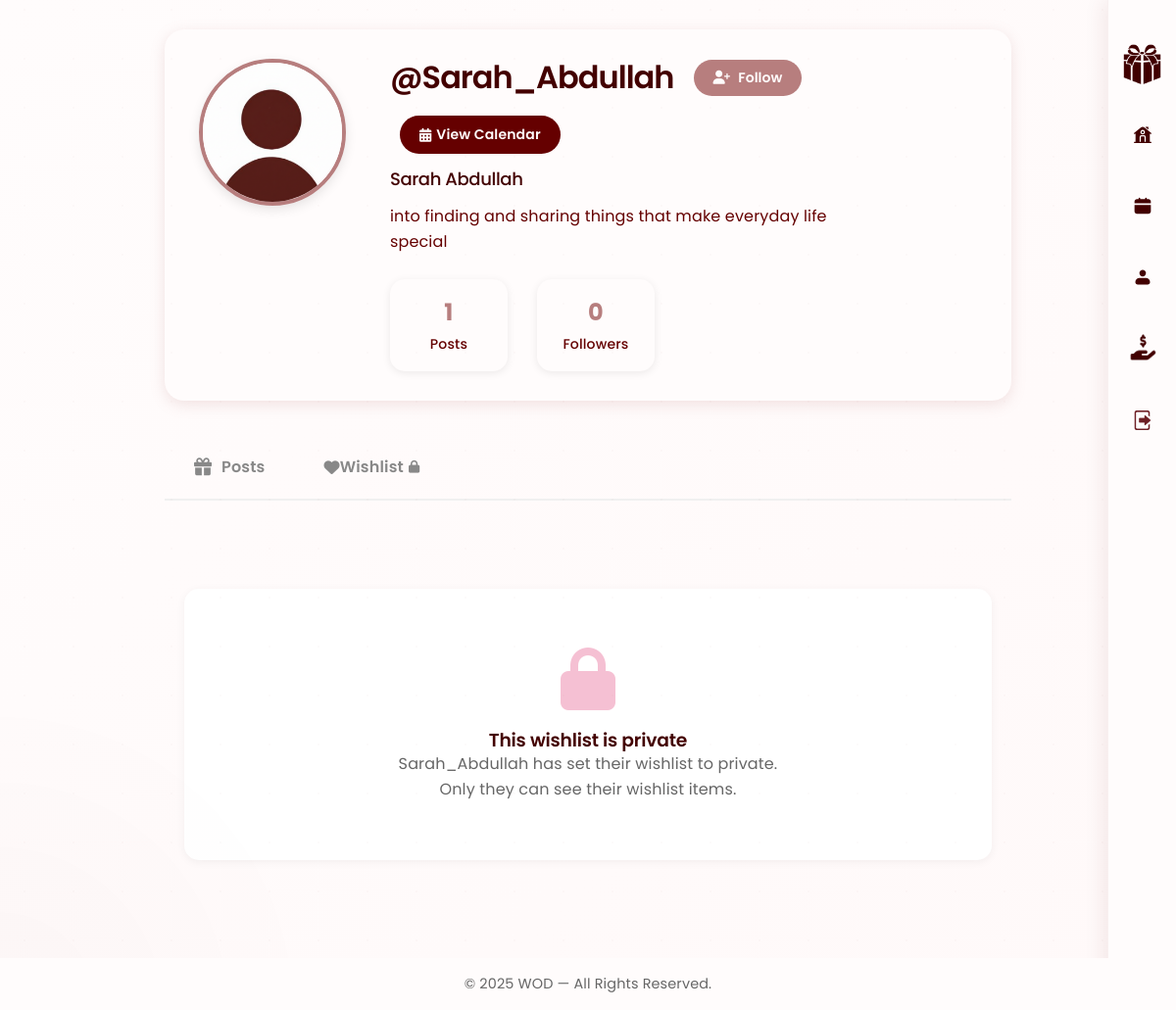
The app's page /friend-wishlist.php?username=Sarah_Abdullah (signed in) with its own data.
### tables this page shows
CREATE TABLE `users` (
  `username` varchar(50) NOT NULL,
  `name` varchar(100) NOT NULL,
  `photo_url` varchar(255) DEFAULT NULL,
  `bio` text,
  `user_type` enum('user','store') DEFAULT 'user',
  `email` varchar(100) NOT NULL,
  `password` varchar(255) NOT NULL,
  `created_at` timestamp NOT NULL DEFAULT CURRENT_TIMESTAMP
);

### friend-wishlist.php (the view, shortened to what this page needs)
<?php
require_once 'config.php';
$friend_username = $_GET['username'];
$current_user = getCurrentUser();
$stmt = $pdo->prepare("SELECT * FROM users WHERE username = ?");
$stmt->execute([$friend_username]);
$friend = $stmt->fetch(PDO::FETCH_ASSOC);
$stmt = $pdo->prepare("SELECT * FROM wishlists WHERE username = ?");
$stmt->execute([$friend_username]);
$wishlist = $stmt->fetch(PDO::FETCH_ASSOC);
$stmt = $pdo->prepare("SELECT * FROM friends WHERE (username_1 = ? AND username_2 = ?) OR (username_1 = ? AND username_2 = ?)");
$stmt->execute([$current_user, $friend_username, $friend_username, $current_user]);
$is_following = $stmt->rowCount() > 0;
$can_view_wishlist = false;
$stmt = $pdo->prepare("SELECT COUNT(*) as post_count FROM posts WHERE username = ?");
$stmt->execute([$friend_username]);
$post_count = $stmt->fetch(PDO::FETCH_ASSOC)['post_count'];
$stmt = $pdo->prepare("SELECT COUNT(*) as follower_count FROM friends WHERE username_2 = ?");
$stmt->execute([$friend_username]);
$follower_count = $stmt->fetch(PDO::FETCH_ASSOC)['follower_count'];
?>
<!DOCTYPE html>
<html lang="en">
    <head>
        <link rel="stylesheet" href="style.css">
        <link rel="stylesheet" href="https://cdnjs.cloudflare.com/ajax/libs/font-awesome/6.5.0/css/all.min.css">
    </head>
    <body>
        <div class="sidebar">
            <div class="sidebar-icons">
                <a href="#" class="sidebar-icon logo-icon">
                    <img src="images/logo.png" alt="WOD Logo" class="sidebar-logo" />
                </a>
                <a href="posts.php" class="sidebar-icon">
                    <img src="images/icons/home.svg" alt="Home" class="sidebar-icon-img" />
                </a>
                <a href="calendar.php" class="sidebar-icon">
                    <img src="images/icons/calender.svg" alt="calendar" class="sidebar-icon-img" />
                </a>
                <a href="profile.php" class="sidebar-icon">
                    <img src="images/icons/profile.svg" alt="Profile" class="sidebar-icon-img" />
                </a>
                <a href="group_dashboard.php" class="sidebar-icon">
                    <img src="images/icons/groups.png?v=2" alt="Groups" class="sidebar-icon-img" />
                </a>
                <a href="logout.php" class="sidebar-icon" onclick="return confirm('Are you sure you want to log out?')">
                    <img src="images/icons/logout.png" alt="Logout" class="sidebar-icon-img" />
                </a>
            </div>
        </div>
        <main class="profile-container">
            <section class="profile-header">
                <div class="profile-pic-container">
                    <img src="<?php echo htmlspecialchars($friend['photo_url'] ?? 'images/Default.jpg'); ?>" alt="Profile Picture" class="profile-pic">
                </div>
                <div class="profile-info">
                    <div class="profile-name-section">
                        <h1 class="username">@<?php echo htmlspecialchars($friend['username']); ?></h1>
                        <form method="POST" style="display: inline;">
                            <?php if ($is_following): ?>
                                <button type="submit" name="action" value="unfollow" class="friend-action-btn unfollow-btn">
                                    <i class="fas fa-user-minus" style="margin-right: 5px;"></i> Unfollow
                                </button>
                            <?php else: ?>
                                <button type="submit" name="action" value="follow" class="friend-action-btn">
                                    <i class="fas fa-user-plus" style="margin-right: 5px;"></i> Follow
                                </button>
                            <?php endif; ?>
                        </form>
                        <a href="friend_calendar.php?username=<?php echo urlencode($friend_username); ?>" class="calendar-link-btn">
                            <i class="fas fa-calendar-alt"></i> View Calendar
                        </a>
                    </div>
                    <h2 class="full-name"><?php echo htmlspecialchars($friend['name']); ?></h2>
                    <p class="bio"><?php echo htmlspecialchars($friend['bio'] ?? 'No bio yet.'); ?></p>
                    <div class="profile-stats">
                        <div class="stat">
                            <span class="stat-number"><?php echo $post_count; ?></span>
                            <span class="stat-label">Posts</span>
                        </div>
                        <div class="stat">
                            <span class="stat-number"><?php echo $follower_count; ?></span>
                            <span class="stat-label">Followers</span>
                        </div>
                    </div>
                </div>
            </section>
            <section class="profile-tabs">
                <div class="tabs-container">
                    <a href="friend_profile.php?username=<?php echo urlencode($friend_username); ?>" class="tab" data-tab="posts">
                        <i class="fas fa-gift"></i> Posts
                    </a>
                    <?php if ($wishlist && $wishlist['visibility'] == 1): ?>
                        <a href="friend-wishlist.php?username=<?php echo urlencode($friend_username); ?>" class="tab active" data-tab="wishlist">
                            <i class="fas fa-heart"></i> Wishlist
                        </a>
                    <?php else: ?>
                        <span class="wishlist-private-tab" title="<?php echo $wishlist ? 'Wishlist is private' : 'No wishlist'; ?>">
                            <i class="fas fa-heart"></i> Wishlist
                            <?php if ($wishlist && $wishlist['visibility'] == 0): ?>
                                <i class="fas fa-lock" style="margin-left: 5px; font-size: 0.8em;"></i>
                            <?php endif; ?>
                        </span>
                    <?php endif; ?>
                </div>
            </section>
            <section class="profile-posts" id="wishlist-tab">
                <div class="posts-grid">
                    <?php if (!$wishlist): ?>
                        <div class="no-wishlist-message">
                            <i class="fas fa-exclamation-circle"></i>
                            <h3>No wishlist found</h3>
                            <p><?php echo htmlspecialchars($friend['username']); ?> hasn't created a wishlist yet.</p>
                        </div>
                    <?php elseif (!$can_view_wishlist): ?>
                        <div class="private-wishlist-message">
                            <i class="fas fa-lock"></i>
                            <h3>This wishlist is private</h3>
                            <p><?php echo htmlspecialchars($friend['username']); ?> has set their wishlist to private.</p>
                            <p>Only they can see their wishlist items.</p>
                        </div>
                    <?php endif; ?>
                </div>
            </section>
        </main>
        <footer class="footer" style="background: #FFFCFC !important; color: #666 !important;">
            <p style="color: #666 !important; background: transparent !important; margin: 0;">© 2025 WOD — All Rights Reserved.</p>
        </footer>
    </body>
</html>

### friend-wishlist.php (style rules this page uses)
.friend-action-btn { background: #f5c0d3; border: none; border-radius: 25px; color: white; padding: 8px 20px; font-weight: 600; cursor: pointer; font-size: 14px; transition: all 0.3s ease; text-decoration: none; display: inline-block; }
.private-wishlist-message { text-align: center; padding: 60px 20px; color: #666; background: white; border-radius: 15px; margin: 40px 20px; box-shadow: 0 2px 10px rgba(0,0,0,0.05); width: 100%; }
.private-wishlist-message i { font-size: 4rem; color: #f5c0d3; margin-bottom: 20px; }
.tab { display: flex; align-items: center; justify-content: center; height: 60px; text-decoration: none; color: #888; font-size: 16px; font-weight: 600; padding: 0 30px; border: none; background: none; cursor: pointer; transition: all 0.3s ease; border-bottom: 3px solid transparent; }
.wishlist-private-tab { display: flex; align-items: center; justify-content: center; height: 60px; color: #888; font-size: 16px; font-weight: 600; padding: 0 30px; border-bottom: 3px solid transparent; cursor: not-allowed; }
.calendar-link-btn { background: #8451C5; color: white; border: none; border-radius: 25px; padding: 8px 20px; font-weight: 600; cursor: pointer; font-size: 14px; transition: all 0.3s ease; text-decoration: none; display: inline-flex; align-items: center; gap: 5px; margin-left: 10px; }
.profile-posts { padding-top: 20px; width: 100%; }
.posts-grid { display: flex; flex-wrap: wrap; gap: 25px; width: 100%; justify-content: flex-start; align-items: stretch; }
.friend-action-btn { background: #B77E7E; border: none; border-radius: 25px; color: #FFFCFC; padding: 8px 20px; font-weight: 600; cursor: pointer; font-size: 14px; transition: all 0.3s ease; text-decoration: none; display: inline-block; }
.calendar-link-btn { background: #650000; color: #FFFCFC; }

### records on screen
users: photo_url (picture), username "Sarah_Abdullah", name "Sarah Abdullah", bio "into finding and sharing things that make everyday life special"

### other values on screen
$post_count "1"
$follower_count "0"
